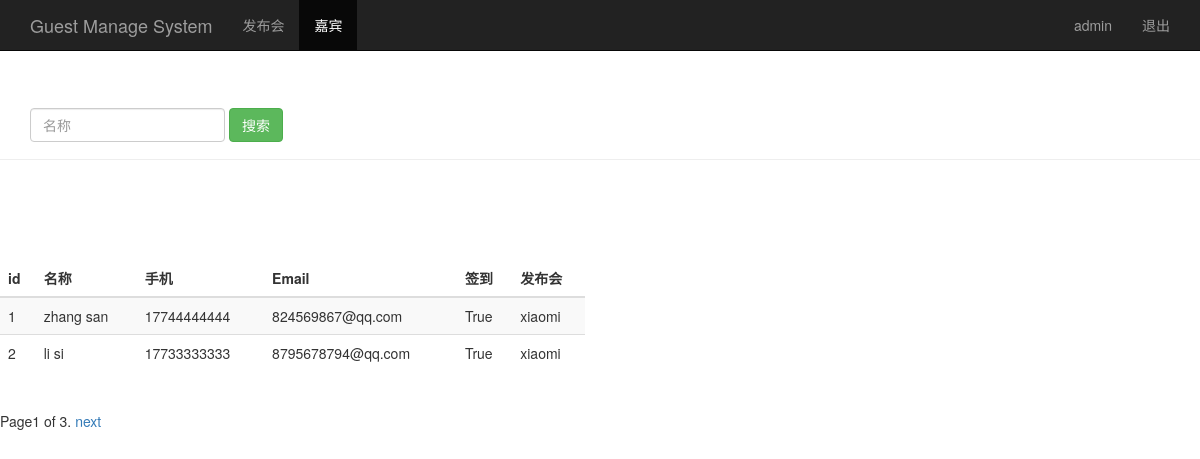
The page /guest_manage/ (signed in) on the database its author committed.
### sign/models.py (models this page shows, shortened)
class Guest(models.Model):
    event = models.ForeignKey(Event)
    realname = models.CharField(max_length=64)
    phone = models.CharField(max_length=16)
    email = models.EmailField()
    sign = models.BooleanField()
    create_time = models.DateTimeField(auto_now=True)
    class Meta:
        unique_together = ("event","phone")

class Event(models.Model):
    name = models.CharField(max_length=100)
    limit = models.IntegerField()
    status = models.BooleanField()
    address = models.CharField(max_length=200)
    start_time = models.DateTimeField('events time')
    create_time = models.DateTimeField(auto_now=True)
    def __unicode__(self):
        return self.name

### sign/views.py (the view)
# urls.py: url(r'^guest_manage/$',views.guest_manage),
@login_required
def guest_manage(request):
    username = request.session.get('user','')
    guest_list=Guest.objects.all()
    paginator=Paginator(guest_list,2)
    page=request.GET.get('page')
    try:
        contacts=paginator.page(page)
    except PageNotAnInteger:
        contacts=paginator.page(1)
    except EmptyPage:
        contacts=paginator.page(paginator.num_pages)
    return render(request,"guest_manage.html",{"user":username,"guests":contacts})

### sign/templates/guest_manage.html (shortened to what this page needs)
<!DOCTYPE html>
<html lang="zh-CN">
<head>
    {% load bootstrap3 %}
    {% bootstrap_css %}
</head>
<body>
    <nav class="navbar navbar-inverse navbar-fixed-top">
        <div class="container">
            <div navbar-header>
                <a class="navbar-brand" href="/event_manage/">Guest Manage System</a>
            </div>
            <div id="navbar" class="collapse navbar-collapse">
                <ul class="nav navbar-nav">
                    <li><a href="/event_manage/">发布会</a></li>
                    <li class="active"><a href="#">嘉宾</a></li>
                </ul>
                <ul class="nav navbar-nav navbar-right">
                    <li><a href="#">{{ user }}</a></li>
                    <li><a href="/logout/">退出</a></li>
                </ul>
            </div>
        </div>
    </nav>
    <div class="page-header" style="padding-top: 60px;">
        <div id="navbar" class="navbar-collapse collapse">
            <form class="navbar-form" method="get" action="/user_search_name/">
                <div class="form-group">
                    <input name="realname" type="text" placeholder="名称" class="form-control">
                </div>
                <button type="submit" class="btn btn-success">搜索</button>
            </form>
        </div>
    </div>
    <div class="row" style="padding-top:80px;">
        <div class="col-md-6">
            <table class="table table-striped">
                <thead>
                    <tr>
                        <th>id</th><th>名称</th><th>手机</th><th>Email</th><th>签到</th><th>发布会</th>
                    </tr>
                </thead>
                <tbody>
                    {% for guest in guests %}
                    <tr>
                        <td>{{ guest.id }}</td>
                        <td>{{ guest.realname }}</td>
                        <td>{{ guest.phone }}</td>
                        <td>{{ guest.email }}</td>
                        <td>{{ guest.sign }}</td>
                        <td>{{ guest.event }}</td>
                    </tr>
                    {% endfor %}
                </tbody>
            </table>
        </div>
    </div>
    <div class="pagination">
        <span class="step-links">
            <span class="current">
                Page{{ guests.number }} of {{ guests.paginator.num_pages }}.
            </span>
            {% if guests.has_next %}
            <a href="?page={{ guests.next_page_number }}">next</a>
            {% endif %}
        </span>
    </div>
</body>
</html>

### rows shown on the page
Guest: id "1", realname "zhang san", phone "17744444444", email "824569867@qq.com", sign "True", event "xiaomi"
Guest: id "2", realname "li si", phone "17733333333", email "8795678794@qq.com", sign "True", event "xiaomi"

### other values the page prints
{{ user }} "admin"
{{ guests.number }} "1"
{{ guests.paginator.num_pages }} "3"
